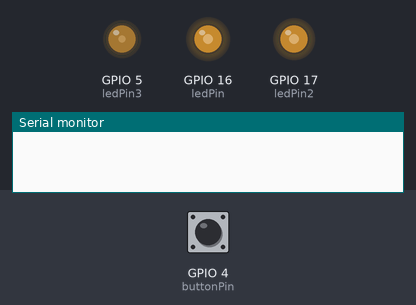
The sketch below on a simulated ESP32. Parts: output pins drawn as LEDs (lit = HIGH), the last lines printed to the serial monitor. The test bench sets the inputs (shaded band); at power-on: GPIO 4 (buttonPin) LOW.

Above: at 1.25 s.
1.3 s: GPIO 4 (buttonPin) pulled HIGH for 0.15 s
At 2.3 s:
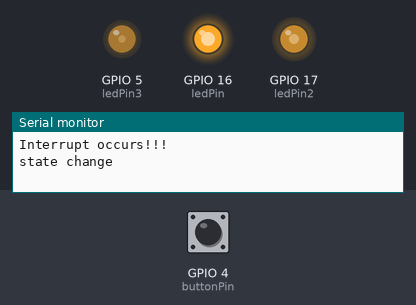
2.9 s: GPIO 4 (buttonPin) pulled HIGH for 1 s
At 3.65 s:
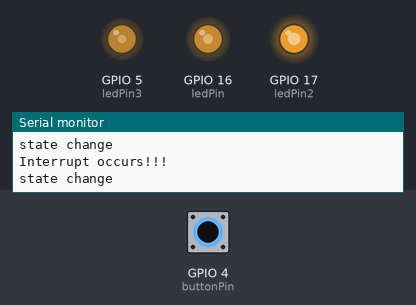
At 4.25 s:
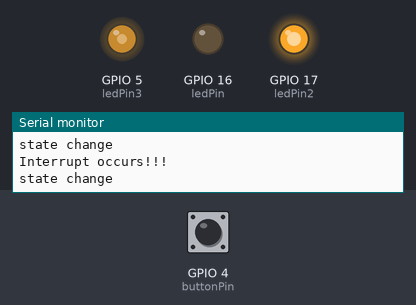
Timing chart, 0 to 27.6 s (numbered marks = the images above; inputs shaded):
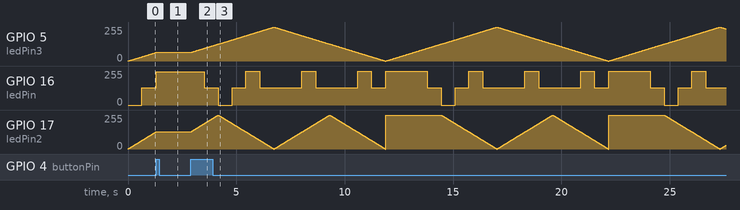

Measured:
- after the input at 1.3 s, GPIO 5 (ledPin3): stays 64/255 (without the input it goes to 65/255 after 0.01 s); GPIO 17 (ledPin2): stays 128/255 (without the input it goes to 129/255 after 0.01 s)

The sketch:

InterruptButton.ino
```cpp
// the number of the LED pin
const int ledPin = 16; // 16 corresponds to GPIO16
const int ledPin2 = 17; // 17 corresponds to GPIO17
const int ledPin3 = 5; // 5 corresponds to GPIO5
// setting PWM properties
const int freq1 = 1000;
const int ledChannel1 = 0;
const int resolution1 = 8;
const int freq2 = 1000;
const int ledChannel2 = 1;
const int resolution2 = 8;
const int freq3 = 1000;
const int ledChannel3 = 2;
const int resolution3 = 8;
const int buttonPin = 4;
int state = 0;
int a,b,c=0;

long debtime=500;
boolean sem = false;
long now = millis();

void IRAM_ATTR detectButt() {

Serial.println("Interrupt occurs!!!");

if(sem) return;

else sem=true;

if(millis()-now > debtime)//Rising 사이 간격이 debTime보다 크면
{
  now=millis();//현재 시간 저장
  state^=1;
  Serial.println("state change ");
  }
sem=false;

}


void setup() {
  Serial.begin(115200);
// initialize the pushbutton pin as an input
pinMode(buttonPin, INPUT);
// Set motionSensor pin as interrupt, assign interrupt function and set RISING mode
attachInterrupt(digitalPinToInterrupt(buttonPin), detectButt, RISING);


// configure LED PWM functionalitites
ledcSetup(ledChannel1, freq1, resolution1);
ledcSetup(ledChannel2, freq2, resolution2);
ledcSetup(ledChannel3, freq3, resolution3);
// attach the channel to the GPIOs
ledcAttachPin(ledPin, ledChannel1);
ledcAttachPin(ledPin2, ledChannel2);
ledcAttachPin(ledPin3, ledChannel3);
}
void loop(){


// increase the LED brightness
for(int dutyCycle = 0; dutyCycle <= 1023; dutyCycle++) {
// changing the LED brightness with PWM
if(dutyCycle==255)
{
    a=1;
  }
  else if(dutyCycle==511)
  {
    b=1;
    a=0;
    }
    else if(dutyCycle==767)
    {
      a=1;
      }
  if(a==0)
  {
    if(dutyCycle<256)
    {
    ledcWrite(ledChannel1, dutyCycle);
    }
    else
    {

       ledcWrite(ledChannel1, dutyCycle-511);
      }
  }
    else
    {
      if(dutyCycle<512)
      {
      ledcWrite(ledChannel1, 255-(dutyCycle-255));
      }
      else
      {
        ledcWrite(ledChannel1, 255-(dutyCycle-767));
        }
    }

    if(b==0)
    {
      ledcWrite(ledChannel2, dutyCycle/2);
      }
      else
      {

            ledcWrite(ledChannel2, (1023-dutyCycle)/2);


        }


  ledcWrite(ledChannel3, dutyCycle/4);

if(state)
{
   while(state) delay(5);
  }
  else
  {
    delay(5);
    }

}
b=0;
a=0;

for(int dutyCycle = 1023; dutyCycle >= 0; dutyCycle--) {

if(dutyCycle==767)
{
    a=1;
  }
  else if(dutyCycle==511)
  {
    b=1;
    a=0;
    }
    else if(dutyCycle==255)
    {
      a=1;
      }


  if(a==0)
  {
    if(dutyCycle>767)
    {
      ledcWrite(ledChannel1, -(dutyCycle-1023));
    }
    else
    {
      ledcWrite(ledChannel1, -(dutyCycle-511));
      }
  }
  else
  {
    if(dutyCycle>511)
    {

       ledcWrite(ledChannel1, -(511-dutyCycle));
      }
      else
      {
          ledcWrite(ledChannel1, dutyCycle);
        }
    }

if(b==0)
{
 ledcWrite(ledChannel2, -(dutyCycle-1023)/2);
  }
  else
  {
       ledcWrite(ledChannel2, dutyCycle/2);
    }

ledcWrite(ledChannel3, dutyCycle/4);

if(state)
{
   while(state) delay(5);
  }
  else
  {
    delay(5);
    }

}
}
```
